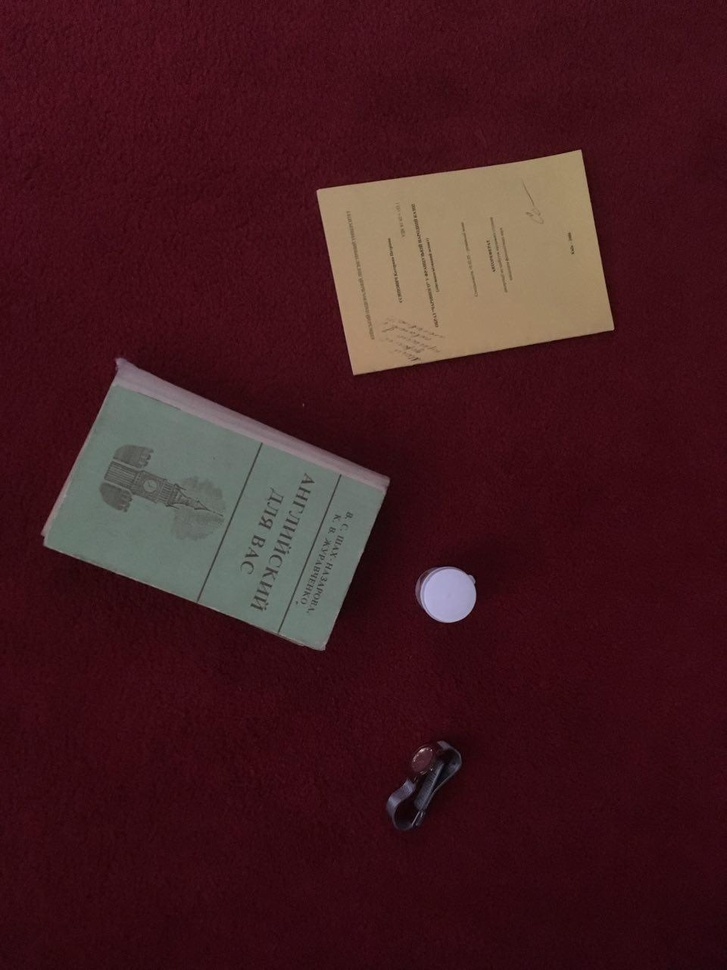
#> input picture books.jpg, 727 x 970 px, shrunk from 960 x 1280 before the run
$ python findBook.py
#> lines starting #> are read from the running program, lines starting #| are printed output that depends on the picture; after the words box and inside, x2 and y2 are one past the last pixel; in counts of white or black regions, pixels touching at a corner belong together


import cv2

img = cv2.imread("books.jpg")
#> img is the input picture: shape (970, 727, 3); mean B, G, R 33.4, 28.7, 68.1
gray = cv2.cvtColor(img, cv2.COLOR_BGR2GRAY)
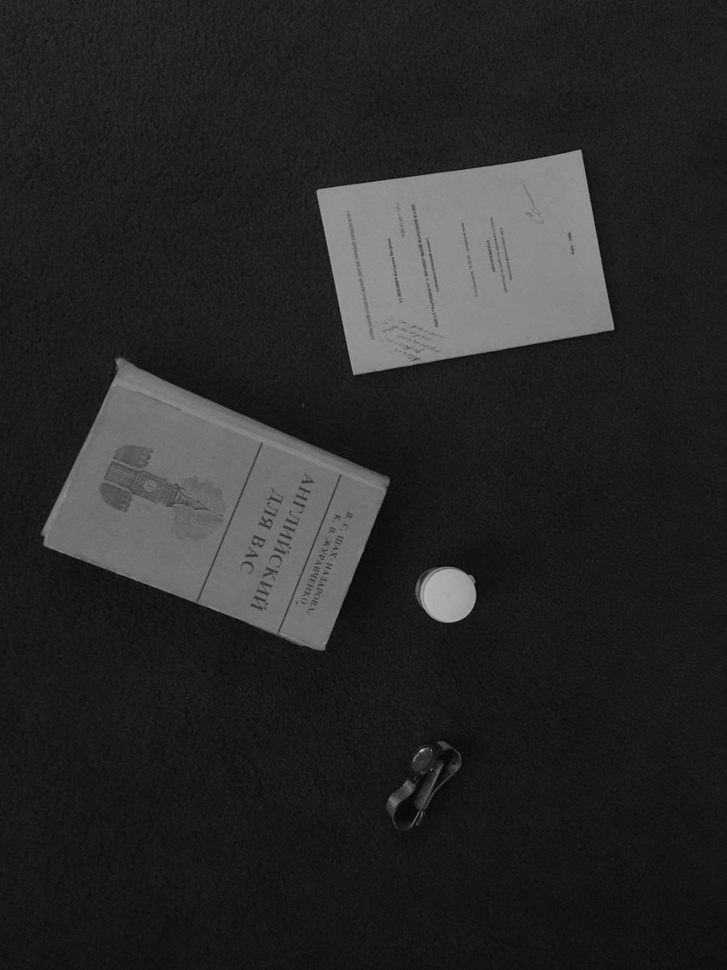
#> gray: shape (970, 727); min 2, max 205, mean 41
gray = cv2.GaussianBlur(gray, (3, 3), 0)
edged = cv2.Canny(gray, 10, 250)
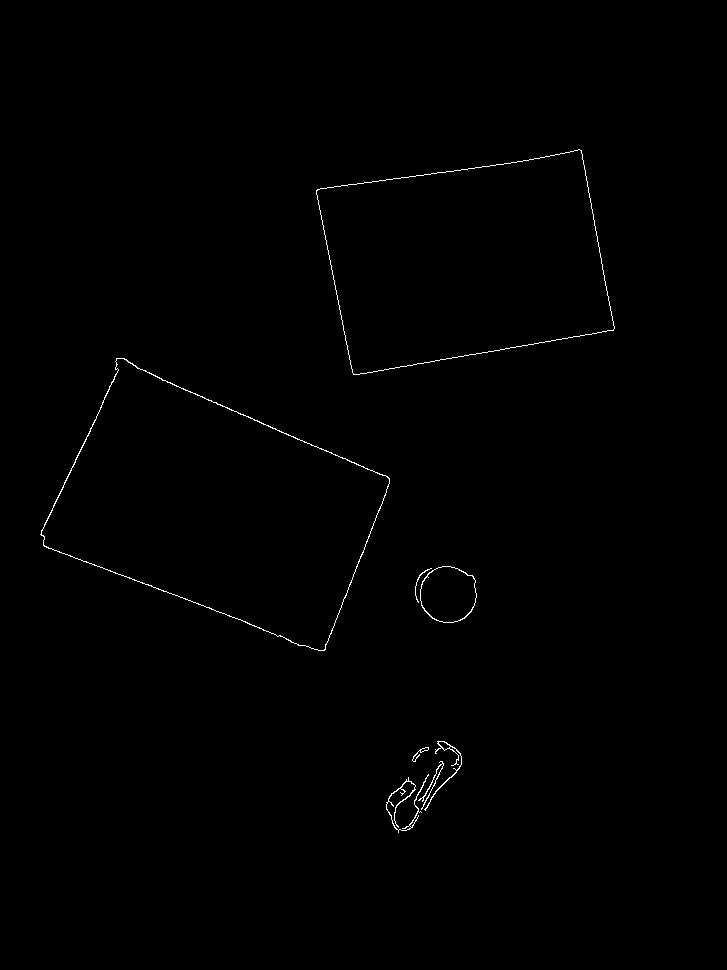
#> edged: shape (970, 727); 0.42% white in thin lines or dots, all inside (x1, y1, x2, y2) = (40, 149, 615, 833)
kernel = cv2.getStructuringElement(cv2.MORPH_RECT, (7, 7))
closed = cv2.morphologyEx(edged, cv2.MORPH_CLOSE, kernel)
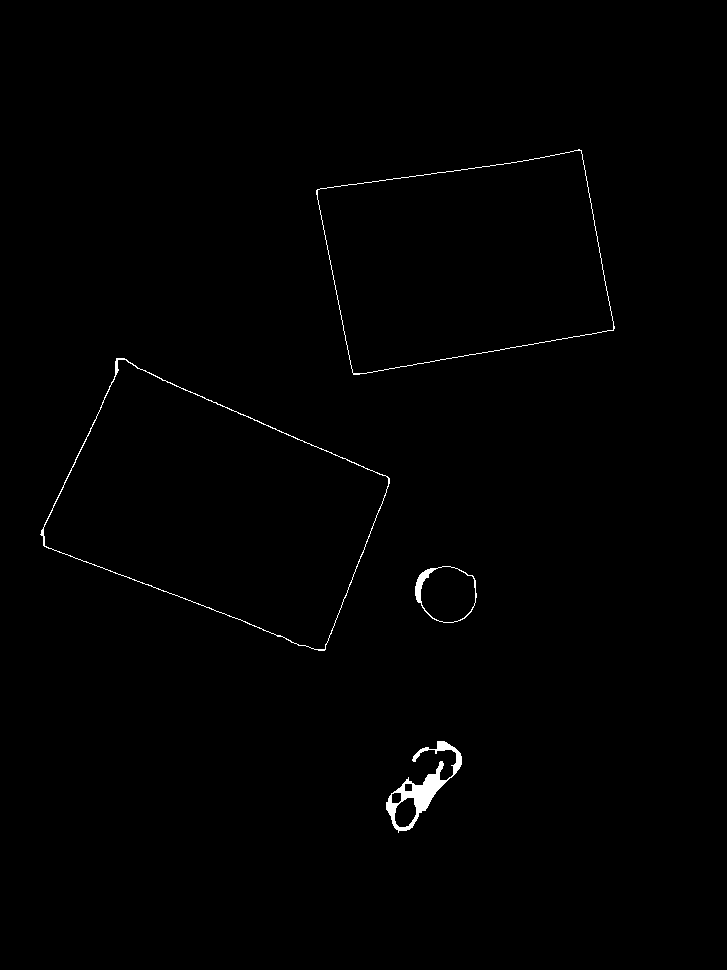
#> closed: shape (970, 727); 0.59% white; 4 white regions
cnts = cv2.findContours(closed.copy(), cv2.RETR_EXTERNAL, cv2.CHAIN_APPROX_SIMPLE)[1]
#> cnts = 4 contours; box (x1, y1, x2, y2) and area: (40, 358, 390, 651) 58006, (316, 149, 615, 375) 49270, (415, 566, 477, 623) 2700, (386, 741, 462, 833) 2094
total = 0
for c in cnts:
    peri = cv2.arcLength(c, True)
    approx = cv2.approxPolyDP(c, 0.02 * peri, True)
    if len(approx) == 4:
        cv2.drawContours(img, [approx], -1, (0, 255, 0), 4)
        total += 1
#> this loop made 4 passes
#> (peri, approx, total) on passes 3 to 4: (1066.4, [[116, 358], [43, 545], [324, 650], [389, 478]], 1), (954, [[581, 150], [317, 189], [353, 374], [613, 330]], 2)
#> peri on passes 1 to 2: 435.9, 198.3
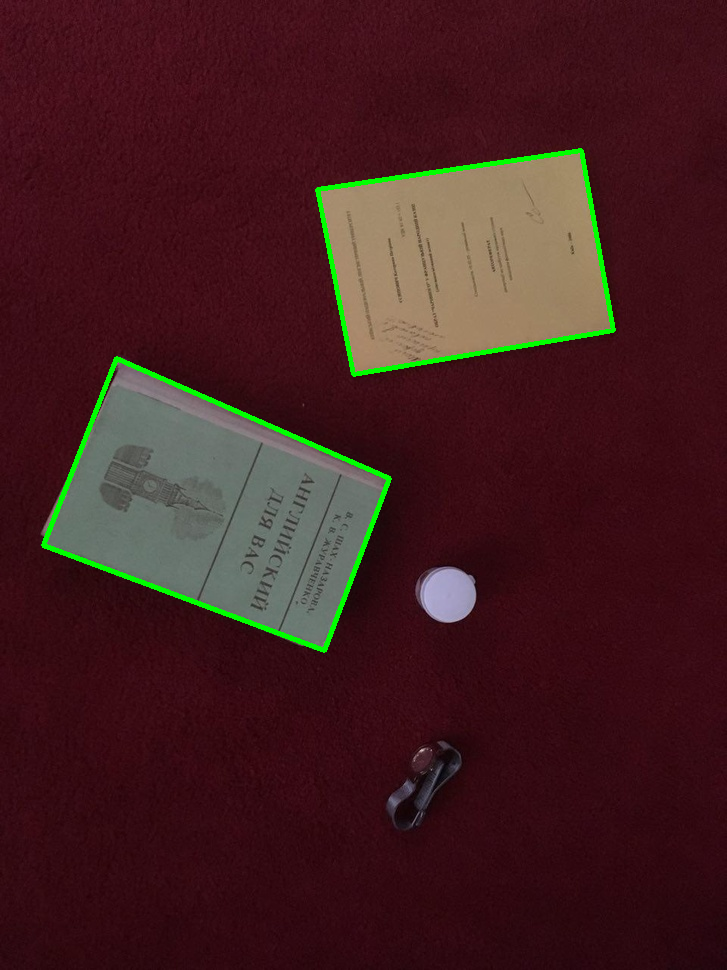
#> img: shape (970, 727, 3); 1.33% of pixels changed, all inside (x1, y1, x2, y2) = (41, 148, 616, 653)
#> after the loop, total = 2
print("I found {0} books in this photo, plase check the result in the photo".format(total))
#| I found 2 books in this photo, plase check the result in the photo
cv2.imwrite("output.jpg", img)
